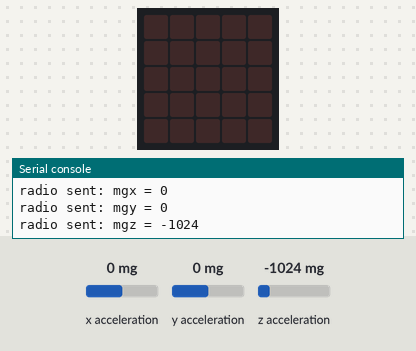
Bench run of a program on a simulated BBC micro:bit (MakeCode). Parts: the board's 5×5 LED display, the last lines printed to the serial console. The inputs (shaded band) are chosen by the test bench; at power-on: x acceleration 0 mg, y acceleration 0 mg, z acceleration -1024 mg. No radio messages arrive unless stated (any console line starting 'radio sent:' is added by the test bench).

Above: at 1.2 s.
1.3 s: x acceleration set to -1440 mg
At 1.7 s:
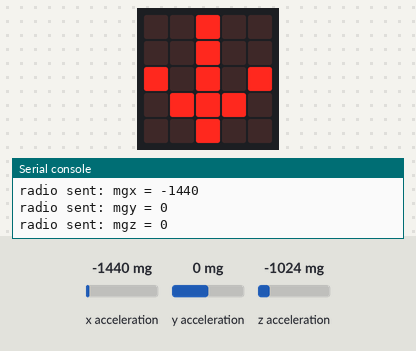
2.8 s: x acceleration set to 750 mg
At 3.4 s:
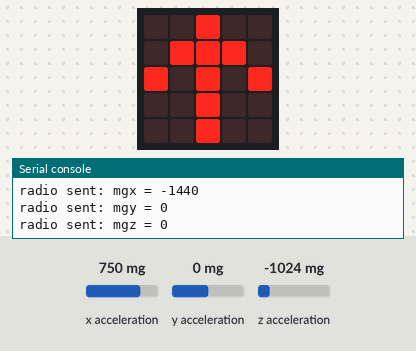
Timing chart, 0 to 5.8 s (numbered marks = the images above; inputs shaded):
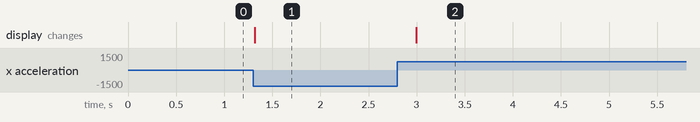

Measured:
- after the input at 1.3 s, the display: changes at once (image 1)
- after the input at 2.8 s, the display: changes after 0.19 s (image 2)

The program:

main.ts
```typescript
radio.setGroup(69)
basic.forever(function () {
    radio.sendValue("mgx", input.acceleration(Dimension.X))
    radio.sendValue("mgy", input.acceleration(Dimension.Y))
    radio.sendValue("mgz", input.acceleration(Dimension.Z))
    if (input.acceleration(Dimension.X) < input.acceleration(Dimension.Y)) {
        basic.showLeds(`
            . . # . .
            . . # . .
            # . # . #
            . # # # .
            . . # . .
            `)
    }
    if (input.acceleration(Dimension.Y) < input.acceleration(Dimension.X)) {
        basic.showLeds(`
            . . # . .
            . # # # .
            # . # . #
            . . # . .
            . . # . .
            `)
    }
})
```

test.ts
```typescript
// tests gaan hier; deze zal niet worden gecompileerd wanneer dit pakket wordt gebruikt als extensie.
```
